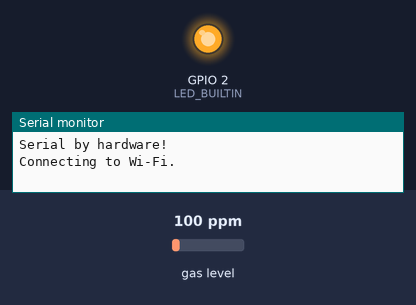
Recording of a program running on a simulated ESP8266 (NodeMCU). On the bench: output pins drawn as LEDs (lit = HIGH, except the on-board LED, lit = LOW), the last lines printed to the serial monitor. Inputs (shaded band) come from the test bench; at power-on: gas level 100 ppm. WiFi joins after 1.5 s; servers stay silent unless stated.

Above: at 0.1 s.
At 2.7 s:
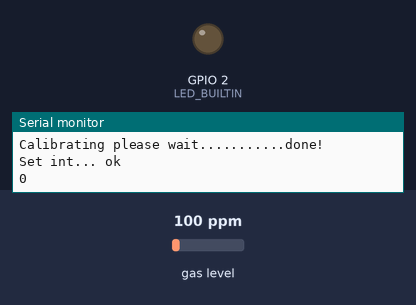
2.8 s: gas level set to 111 ppm
Timing chart, 0 to 5.8 s (numbered marks = the images above; inputs shaded):
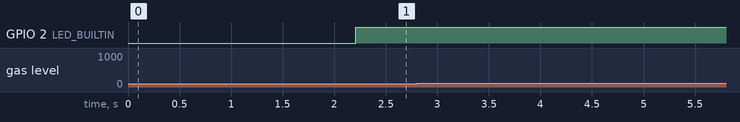

The program:

main.cpp
```cpp
#include <Arduino.h>

/**
 * Created by K. Suwatchai (Mobizt)
 *
 * Email: k_suwatchai@hotmail.com
 *
 * Github: https://github.com/mobizt/Firebase-ESP8266
 *
 * Copyright (c) 2022 mobizt
 *
 */

/** This example will show how to authenticate using
 * the legacy token or database secret with the new APIs (using config and auth data).
 */

#if defined(ESP32)
#include <WiFi.h>
#include <FirebaseESP32.h>
#elif defined(ESP8266)
#include <ESP8266WiFi.h>
#include <FirebaseESP8266.h>
#endif

#include <Arduino.h>
#include <SoftwareSerial.h>
#include <addons/RTDBHelper.h>
#include <MQUnifiedsensor.h>
#define placa "Arduino UNO"
#define Voltage_Resolution 5
#define pin A0 //Analog input 4 of your arduino
#define type "MQ-2" //MQ2
#define ADC_Bit_Resolution 10 // For arduino UNO/MEGA/NANO
#define RatioMQ2CleanAir 4.4  //RS / R0 = 4.4 ppm
#define Pin_ST_NUCLEO_RX    5  //Pino D1 da placa Node MCU
#define Pin_ST_NUCLEO_TX    4  //Pino D2 da placa Node MCU

#define WIFI_SSID "ewerton123"
#define WIFI_PASSWORD "12345678"

#define DATABASE_URL "https://boostrap-a9db8-default-rtdb.firebaseio.com/"
#define DATABASE_SECRET "upmptRlESgxHImqcPdUQKIKY6eIPMtvRb8H1Fq90"
SoftwareSerial SSerial(Pin_ST_NUCLEO_RX, Pin_ST_NUCLEO_TX);

/* 3. Define the Firebase Data object */
FirebaseData fbdo;

/* 4, Define the FirebaseAuth data for authentication data */
FirebaseAuth auth;

/* Define the FirebaseConfig data for config data */
FirebaseConfig config;

unsigned long dataMillis = 0;
int count = 0;

MQUnifiedsensor MQ2(placa, Voltage_Resolution, ADC_Bit_Resolution, pin, type);

void setup()
{

  // Open serial communications and wait for port to open:
  Serial.begin(115200);
  SSerial.begin(115200);
  Serial.println("Serial by hardware!");
  pinMode(LED_BUILTIN,OUTPUT);

  WiFi.begin(WIFI_SSID, WIFI_PASSWORD);
  Serial.print("Connecting to Wi-Fi");
  while (WiFi.status() != WL_CONNECTED)
  {
  	Serial.print(".");
  	delay(300);
  }
  Serial.println();
  Serial.print("Connected with IP: ");
  Serial.println(WiFi.localIP());
  Serial.println();

  Serial.printf("Firebase Client v%s\n\n", FIREBASE_CLIENT_VERSION);
  config.database_url = DATABASE_URL;
  config.signer.tokens.legacy_token = DATABASE_SECRET;

  Firebase.reconnectWiFi(true);

  Firebase.begin(&config, &auth);

  MQ2.setRegressionMethod(1); //_PPM =  a*ratio^b
  MQ2.setA(60000000000); MQ2.setB(-14.01); // Configure the equation to to calculate CH4 concentration
  MQ2.init();

  SSerial.println("Serial by software!");
  Serial.print("Calibrating please wait.");

  float calcR0 = 0;
  for(int i = 1; i<=10; i ++)
  {
    MQ2.update(); // Update data, the arduino will read the voltage from the analog pin
    calcR0 += MQ2.calibrate(RatioMQ2CleanAir);
    Serial.print(".");
  }
  MQ2.setR0(calcR0/10);
  Serial.println("done!");

  if(isinf(calcR0)) {Serial.println("Warning: Conection issue, R0 is infinite (Open circuit detected) please check your wiring and supply"); while(1);}
  if(calcR0 == 0){Serial.println("Warning: Conection issue found, R0 is zero (Analog pin shorts to ground) please check your wiring and supply"); while(1);}
  /*****************************  MQ CAlibration ********************************************/
  MQ2.serialDebug(true);
}

void loop()
{
	MQ2.update();
	float smokePPM = MQ2.readSensor(); // Sensor will read PPM concentration using the model, a and b values set previously or from the setup
	if(smokePPM > 100) {
		Serial.println("Warning: High concentrations of smoke detected");
		SSerial.write("1");
	} else {
		SSerial.write("0");
	}
	MQ2.serialDebug(); // Prints the table
	delay(400);

  if (millis() - dataMillis > 1000) {
        dataMillis = millis();
        Serial.printf("Set int... %s\n", Firebase.setInt(fbdo, "/test/int", 0) ? "ok" : fbdo.errorReason().c_str());
        Firebase.setInt(fbdo, "/concentration", smokePPM); // 0 é o número da entrada
        Serial.println(fbdo.intData());
        digitalWrite(BUILTIN_LED,!fbdo.intData());
  }
}
```
